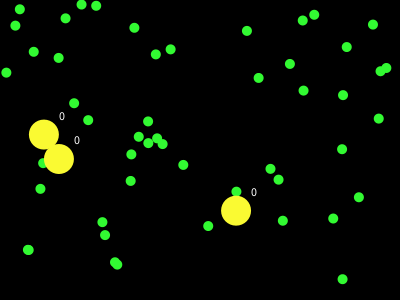
Frame 1 (no input)
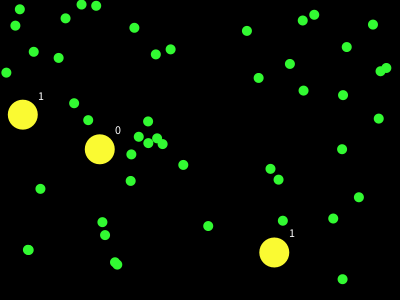
Frame 60 (the mouse pressed at the canvas centre just before this capture)
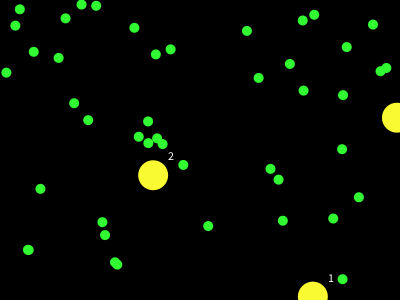
Frame 120 (the mouse held since frame 60 and released just before this capture)

The Processing sketch that drew these frames (run headless with seeded random() and noise(); from frame 60 on, the mouse is pressed at the canvas centre):

// Processing sketch: Feb17_quiz_forage_template
// ── Feb17_quiz_forage_template.pde
/*
Feb 17 Quiz
 
 Main Goal
 - create a population of 50 green, circular food pellets (class Pellet)
   uniformly distributed throughout the environment; non-moving, radius = 5
 - create a single, circular orange bot, radius = 15 (class Bot)
 - give the bot an 'energy' variable with an initial value of 0.0
 - implement a wander behavior for the bot (speed = 1 pixel/frame)
 - implement wrapped boundary conditions
 - whenever the bot collides with a food pellet (distance between centers less
   than the sum of radii), increment the bot's energy by 1 and remove the pellet
   HINT: loop through the pellets array backwards, as follows:
   
   for (int i = pellets.size() - 1; i >= 0; i--) {
     Pellet p = pellets.get(i);
     ...
     if (there is a collision) {
       b.energy += 1.0;
       pellets.remove(i);
     }
     ...
   }
   
 - display the bot's energy in the upper left corner of the screen
 
 Advanced Goal
 - same as above, but create 3 bots instead of 1, and display each bot's energy 
   as a text value adjacent to the bot
 
 */
 
ArrayList<Pellet> pellets;
ArrayList<Bot> bots;

void setup() {
  size(400, 300);
  pellets = new ArrayList<Pellet>();
  bots = new ArrayList<Bot>();
  for (int i = 0; i < 50; i++) {
     pellets.add(new Pellet());
   }
  for (int i = 0; i < 3; i++) {
     bots.add(new Bot());
   }
}

void draw() {
  background(0);
  for (Pellet p : pellets) {
    p.display();
  }
  for (Bot b : bots) {
    b.display();
    b.update();
    wrap(b);
    for (int i = pellets.size() - 1; i >= 0; i--) {
      Pellet p = pellets.get(i);
      if (pow(b.x-p.x,2)+pow(b.y-p.y,2)<pow(20,2)) {
        b.energy += 1.0;
        pellets.remove(i);
      }
    }
  }
}


class Pellet {
  float x, y, d;
  Pellet() {
    x = random(width);
    y = random(height);
    d = 10;
  }
  void display() {
    pushStyle();
    noStroke();
      fill(50, 250, 50);
      ellipse(x, y, d, d);
    popStyle();
  }
  
}

void wrap(Bot b) {
  if(b.x < -15) b.x = width + 15;
  if(b.x > width + 15) b.x = -15;
  if(b.y < -15) b.y = height + 15;
  if(b.y > height + 15) b.y = -15;
}

class Bot {
  float x, y, d;
  float speed;
  float heading;
  int energy;
  Bot() {
    x = random(width);
    y = random(height);
    d = 30;
    speed = 1;
    heading = random(TWO_PI);
    energy = 0;
  }
  void display() {
    pushStyle();
    pushMatrix();
    noStroke();
      fill(250, 250, 50);
      ellipse(x, y, d, d);
    popStyle();
    popMatrix();
    text(energy,x+15,y-15);
  }
  void update() {
    heading += 0.1*randomGaussian();
    x += speed * cos(heading);
    y += speed * sin(heading);
  }
}
